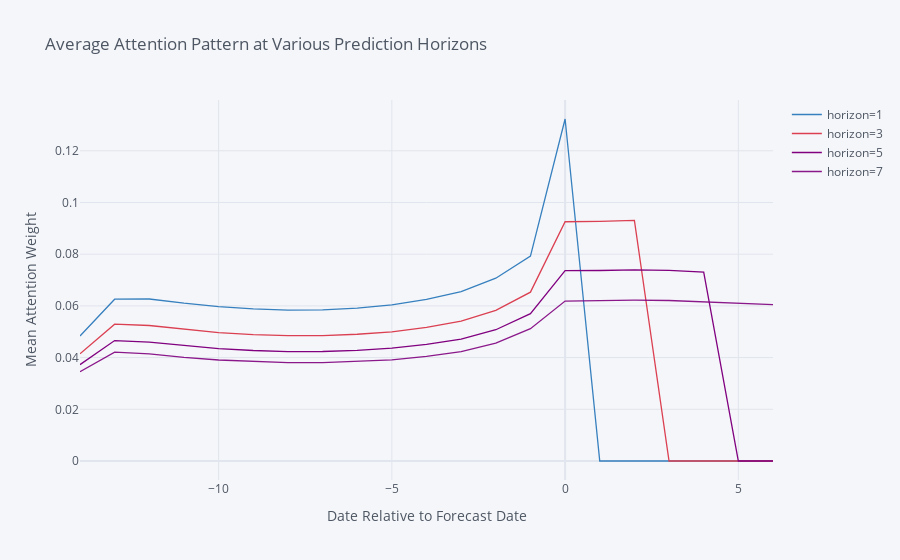

Write notebook code for a chart like this one.
### Code cell
# Plot average attention pattern at different prediction horizons
self_attn = interpretability_weight['decoder_self_attn']
# Here we look at prediction 1, 3, 5, 7 days in the future
means = pd.DataFrame({"horizon={}".format(k): self_attn[model.num_encoder_steps + k - 1, :] 
                      for k in [1, 3, 5, 7]})
means.index -= model.num_encoder_steps

plotly_chart(means,
             x_label="Date Relative to Forecast Date",
             y_label="Mean Attention Weight",
             title="Average Attention Pattern at Various Prediction Horizons")

### Figure 1 — Plotly figure (JSON) as saved in the notebook; plotly's stock layout.template omitted (floating-point values rounded to 4 significant figures)
{"data": [{"line": {"color": "rgba(55, 128, 191, 1.0)", "dash": "solid", "shape": "linear", "width": 1.3}, "mode": "lines", "name": "horizon=1", "text": "", "type": "scatter", "x": [-14, -13, -12, -11, -10, -9, -8, -7, -6, -5, -4, -3, -2, -1, 0, 1, 2, 3, 4, 5, 6], "y": [0.04837, 0.06259, 0.06267, 0.06104, 0.05974, 0.05888, 0.0584, 0.05843, 0.05915, 0.06039, 0.06252, 0.06556, 0.07072, 0.07924, 0.1323, 0, 0, 0, 0, 0, 0]}, {"line": {"color": "rgba(219, 64, 82, 1.0)", "dash": "solid", "shape": "linear", "width": 1.3}, "mode": "lines", "name": "horizon=3", "text": "", "type": "scatter", "x": [-14, -13, -12, -11, -10, -9, -8, -7, -6, -5, -4, -3, -2, -1, 0, 1, 2, 3, 4, 5, 6], "y": [0.04148, 0.05293, 0.05242, 0.05092, 0.0497, 0.04889, 0.04847, 0.04849, 0.04903, 0.04998, 0.05171, 0.05411, 0.05826, 0.06531, 0.09255, 0.0927, 0.09305, 0, 0, 0, 0]}, {"line": {"color": "rgba(128, 0, 128, 1.0)", "dash": "solid", "shape": "linear", "width": 1.3}, "mode": "lines", "name": "horizon=5", "text": "", "type": "scatter", "x": [-14, -13, -12, -11, -10, -9, -8, -7, -6, -5, -4, -3, -2, -1, 0, 1, 2, 3, 4, 5, 6], "y": [0.03728, 0.04659, 0.04602, 0.04462, 0.04348, 0.04275, 0.04235, 0.04236, 0.04283, 0.04363, 0.04508, 0.04715, 0.05078, 0.05699, 0.07362, 0.0737, 0.07392, 0.07377, 0.07308, 0, 0]}, {"line": {"color": "rgba(128, 0, 128, 0.8999999999999999)", "dash": "solid", "shape": "linear", "width": 1.3}, "mode": "lines", "name": "horizon=7", "text": "", "type": "scatter", "x": [-14, -13, -12, -11, -10, -9, -8, -7, -6, -5, -4, -3, -2, -1, 0, 1, 2, 3, 4, 5, 6], "y": [0.03451, 0.0421, 0.04147, 0.0401, 0.03906, 0.0384, 0.03802, 0.03803, 0.03845, 0.03914, 0.04044, 0.04229, 0.04556, 0.0512, 0.06188, 0.06206, 0.06221, 0.06209, 0.06151, 0.06098, 0.06048]}], "layout": {"legend": {"bgcolor": "#F5F6F9", "font": {"color": "#4D5663"}}, "paper_bgcolor": "#F5F6F9", "plot_bgcolor": "#F5F6F9", "title": {"font": {"color": "#4D5663"}, "text": "Average Attention Pattern at Various Prediction Horizons"}, "xaxis": {"gridcolor": "#E1E5ED", "showgrid": true, "tickfont": {"color": "#4D5663"}, "title": {"font": {"color": "#4D5663"}, "text": "Date Relative to Forecast Date"}, "zerolinecolor": "#E1E5ED"}, "yaxis": {"gridcolor": "#E1E5ED", "showgrid": true, "tickfont": {"color": "#4D5663"}, "title": {"font": {"color": "#4D5663"}, "text": "Mean Attention Weight"}, "zerolinecolor": "#E1E5ED"}}}
